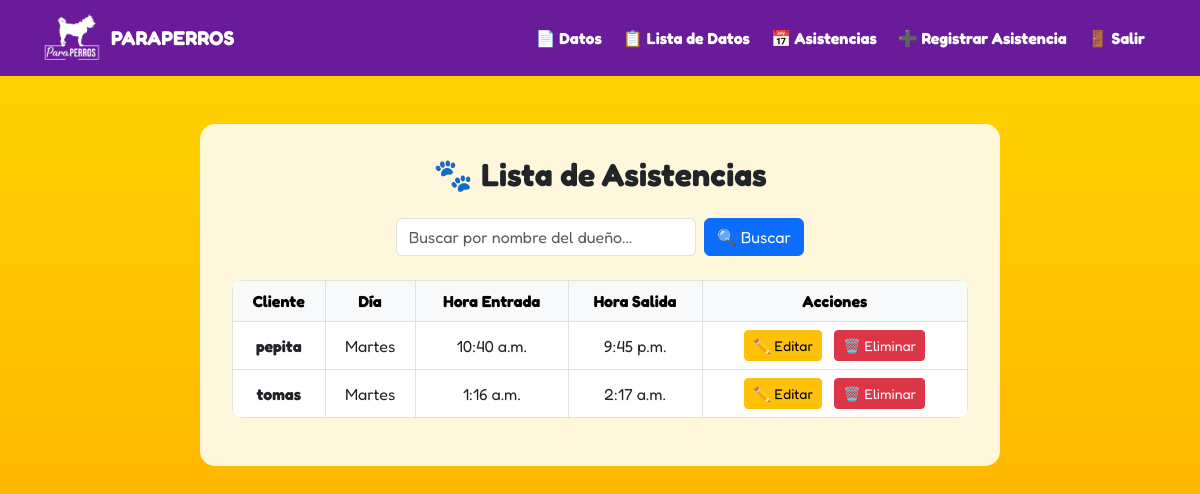
Screenshot of /asistencias/ (signed in) with the database file from the repository.
### tasks/models.py (models this page shows, shortened)
class Asistencia(models.Model):
    DIA_SEMANA_CHOICES = [
        ('Lunes', 'Lunes'),
        ('Martes', 'Martes'),
        ('Miércoles', 'Miércoles'),
        ('Jueves', 'Jueves'),
        ('Viernes', 'Viernes'),
        ('Sábado', 'Sábado'),
        ('Domingo', 'Domingo'),
    ]
    cliente = models.ForeignKey(PersonalData, on_delete=models.CASCADE, related_name='asistencias')
    dia_semana = models.CharField(max_length=10, choices=DIA_SEMANA_CHOICES)
    hora_entrada = models.TimeField(null=True, blank=True)
    hora_salida = models.TimeField(null=True, blank=True)

class PersonalData(models.Model):
    nombre_dueno = models.CharField(max_length=100)
    nombre_mascota = models.CharField(max_length=100)
    telefono = models.CharField(max_length=15)
    correo = models.EmailField()

### tasks/views.py (the view)
# urls.py: path('asistencias/', views.asistencias_view, name='asistencias'),
def asistencias_view(request):
    query = request.GET.get('q')
    if query:
        asistencias = Asistencia.objects.filter(cliente__nombre_dueno__icontains=query)
    else:
        asistencias = Asistencia.objects.all()
    return render(request, 'asistencias.html', {
        'asistencias': asistencias,
        'query': query,
    })

### tasks/templates/asistencias.html (shortened to what this page needs)
{% extends 'base.html' %}
{% block content %}
  <div class="container mt-5" style="background-color: #fff7dc; padding: 2rem; border-radius: 15px; max-width: 800px;">
    <h2 class="text-center mb-4" style="font-weight: bold;">
      🐾 Lista de Asistencias
    </h2>
    <form method="GET" class="mb-4 d-flex justify-content-center">
      <input
        type="text"
        name="q"
        class="form-control me-2"
        style="max-width: 300px;"
        placeholder="Buscar por nombre del dueño..."
        value="{{ query|default:'' }}"
      >
      <button type="submit" class="btn btn-primary">🔍 Buscar</button>
    </form>
    <table class="table table-bordered text-center align-middle" style="background-color: white; border-radius: 10px; overflow: hidden;">
      <thead class="table-light">
        <tr>
          <th>Cliente</th>
          <th>Día</th>
          <th>Hora Entrada</th>
          <th>Hora Salida</th>
          <th>Acciones</th>
        </tr>
      </thead>
      <tbody>
        {% for asistencia in asistencias %}
          <tr>
            <td>
        <a href="{% url 'editar_datos_personales' asistencia.cliente.id %}" class="text-decoration-none text-dark fw-bold">
          {{ asistencia.cliente.nombre_dueno }}
        </a>
      </td>
            <td>{{ asistencia.dia_semana }}</td>
            <td>{{ asistencia.hora_entrada }}</td>
            <td>{{ asistencia.hora_salida }}</td>
            <td>
              <a href="{% url 'editar_asistencia' asistencia.id %}" class="btn btn-sm btn-warning me-2">
                ✏️ Editar
              </a>
              <a href="{% url 'eliminar_asistencia' asistencia.id %}" class="btn btn-sm btn-danger">
                🗑️ Eliminar
              </a>
            </td>
          </tr>
        {% empty %}
          <tr>
            <td colspan="5">No hay asistencias registradas.</td>
          </tr>
        {% endfor %}
      </tbody>
    </table>
  </div>
{% endblock %}

### tasks/templates/base.html (style rules this page uses)
body { background: linear-gradient(to bottom, #FFD700, #FFA500); font-family: 'Fredoka', sans-serif; margin: 0; padding: 0; min-height: 100vh; }

### rows the page displays
Asistencia: cliente.nombre_dueno "pepita", dia_semana "Martes", hora_entrada "10:40 a.m.", hora_salida "9:45 p.m."
Asistencia: cliente.nombre_dueno "tomas", dia_semana "Martes", hora_entrada "1:16 a.m.", hora_salida "2:17 a.m."
